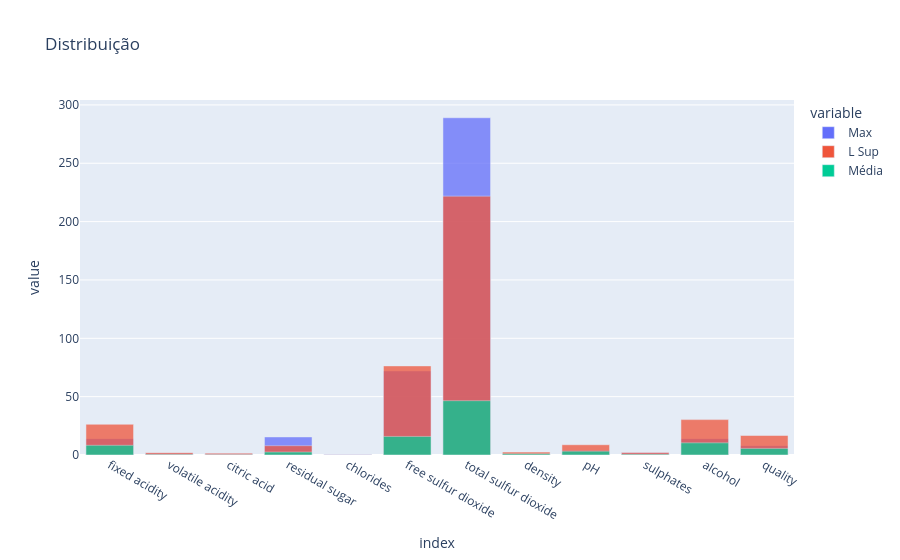

Source (notebook cell):
### Code cell
px.bar(df_iqrs[["Max", "L Sup", "Média"]], barmode="overlay", opacity=0.75, title="Distribuição" ).show()

### Figure 1 — Plotly figure (JSON) as saved in the notebook; plotly's stock layout.template omitted (floating-point values rounded to 4 significant figures)
{"data": [{"hovertemplate": "variable=Max<br>index=%{x}<br>value=%{y}<extra></extra>", "legendgroup": "Max", "marker": {"color": "#636efa", "opacity": 0.75, "pattern": {"shape": ""}}, "name": "Max", "orientation": "v", "showlegend": true, "textposition": "auto", "type": "bar", "x": ["fixed acidity", "volatile acidity", "citric acid", "residual sugar", "chlorides", "free sulfur dioxide", "total sulfur dioxide", "density", "pH", "sulphates", "alcohol", "quality"], "xaxis": "x", "y": [14.0, 1.58, 1.0, 15.5, 0.611, 72.0, 289.0, 1.004, 4.01, 2.0, 14.0, 8.0], "yaxis": "y"}, {"hovertemplate": "variable=L Sup<br>index=%{x}<br>value=%{y}<extra></extra>", "legendgroup": "L Sup", "marker": {"color": "#EF553B", "opacity": 0.75, "pattern": {"shape": ""}}, "name": "L Sup", "orientation": "v", "showlegend": true, "textposition": "auto", "type": "bar", "x": ["fixed acidity", "volatile acidity", "citric acid", "residual sugar", "chlorides", "free sulfur dioxide", "total sulfur dioxide", "density", "pH", "sulphates", "alcohol", "quality"], "xaxis": "x", "y": [26.35, 1.995, 1.567, 7.974, 0.2662, 76.35, 221.8, 2.498, 8.797, 2.121, 30.33, 16.7], "yaxis": "y"}, {"hovertemplate": "variable=Média<br>index=%{x}<br>value=%{y}<extra></extra>", "legendgroup": "Média", "marker": {"color": "#00cc96", "opacity": 0.75, "pattern": {"shape": ""}}, "name": "Média", "orientation": "v", "showlegend": true, "textposition": "auto", "type": "bar", "x": ["fixed acidity", "volatile acidity", "citric acid", "residual sugar", "chlorides", "free sulfur dioxide", "total sulfur dioxide", "density", "pH", "sulphates", "alcohol", "quality"], "xaxis": "x", "y": [8.285, 0.5281, 0.2695, 2.533, 0.08746, 15.9, 46.55, 0.9967, 3.313, 0.6576, 10.42, 5.635], "yaxis": "y"}], "layout": {"barmode": "overlay", "legend": {"title": {"text": "variable"}, "tracegroupgap": 0}, "title": {"text": "Distribuição"}, "xaxis": {"anchor": "y", "domain": [0, 1], "title": {"text": "index"}}, "yaxis": {"anchor": "x", "domain": [0, 1], "title": {"text": "value"}}}}
